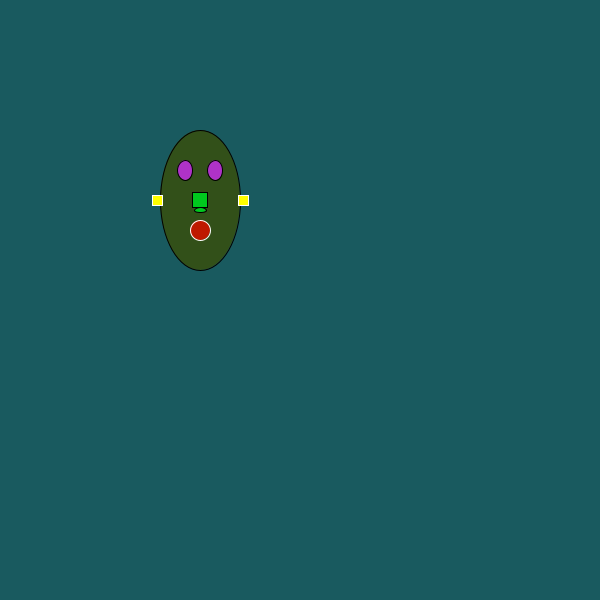
Frame 1 (no input)
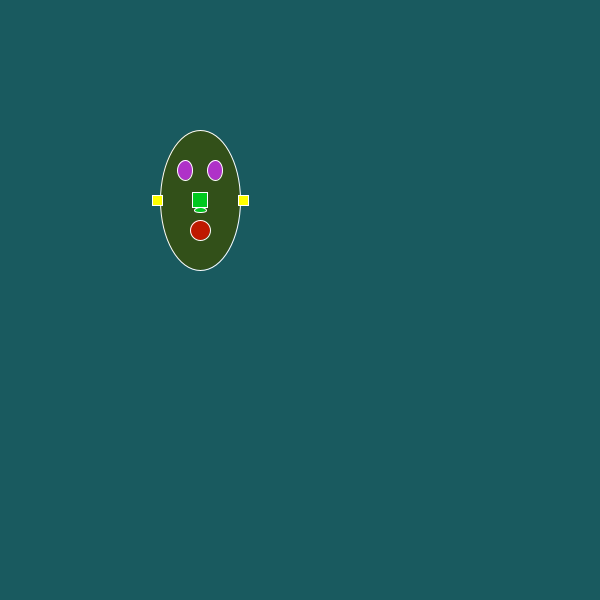
Frame 60 (the mouse pressed at the canvas centre just before this capture)
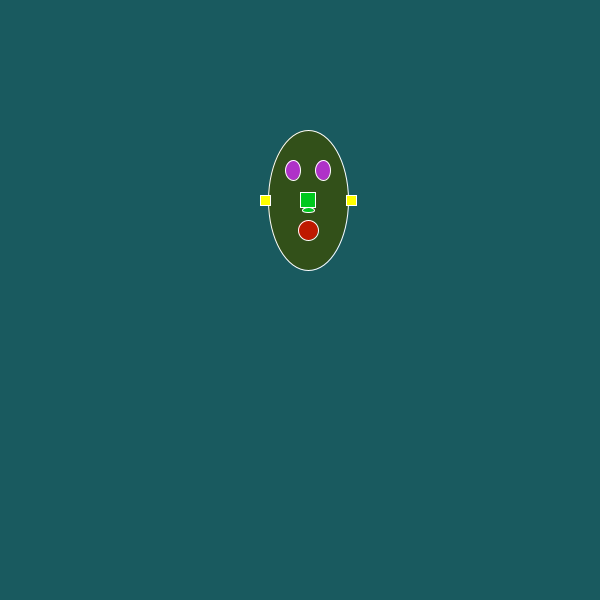
Frame 120 (the mouse held since frame 60 and released just before this capture)

The Processing sketch that drew these frames (run headless with seeded random() and noise(); from frame 60 on, the mouse is pressed at the canvas centre):

// Processing sketch: processing_160517
// ── processing_160517.pde

int x = 200;
int y = 200;
int speed = 1;

void setup() {

size(600, 600);
ellipseMode(CENTER);
rectMode(CENTER);
smooth();
}

void draw() {
background(25, 90, 95);
display();
move(mouseX/25);
bounce();
}

void display() {

//Head

fill(50, 80, 25);

ellipse(x, y, 80, 140);

//Eyes

fill(175, 50, 200);

ellipse(x-15, y-30, 15, 20);
ellipse(x+15, y-30, 15, 20);

//Nose

fill(0, 255, 0);
fill(0,200,30);
ellipse(x,210,12,5);
rect(x, y, 15, 15);

//Mouth

fill(190,25,0);
stroke(255);
ellipse(x, y+30, 20,20);

//Ears

fill(255, 255, 0);
rect(x-43, y, 10, 10);
rect(x+43, y, 10, 10);

}


    

//movement

void move(int speedFactor) {

x = x + speed*speedFactor;

}

void bounce() {

if (x>width || x < 5) {
if (y<height || x>0)
speed = speed * -1;
}
}

void mousePressed() {
fill(200,0,0);
}
